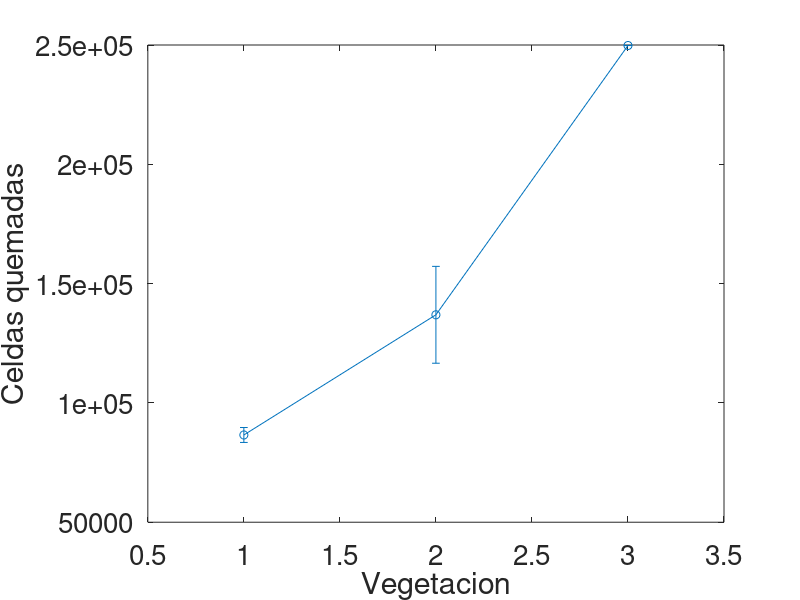
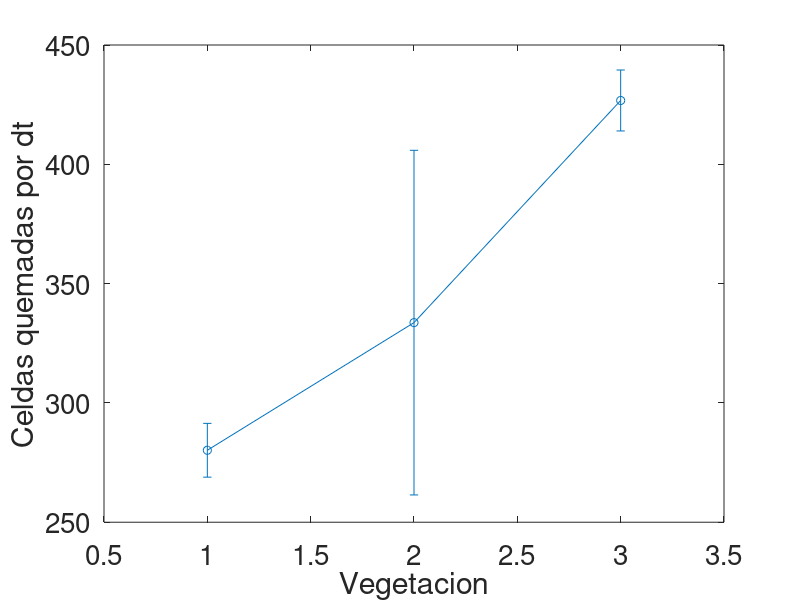

Reproduce these figures in MATLAB, in order.

figure(1)
ejex = [1, 2,  3];
ejey = [86563.3, 136932, 249786.67];

%plot(ejex,ejey, "marker", 'o',"linestyle", "-", "color", "black", "linewidth", 1);
error = [3125.8, 20296.1,  20.59935274];
%figure(6)
errorbar(ejex,ejey, error, 'o-');
%hold off;

xlabel ("Vegetacion", "fontsize", 20);
ylabel("Celdas quemadas", "fontsize", 20);
set(gca, 'FontSize', 20)
hold on; 

figure(2)
ejex = [1, 2,  3];
ejey = [280.16, 333.65, 426.75];

%plot(ejex,ejey, "marker", 'o',"linestyle", "-", "color", "black", "linewidth", 1);
error = [11.27, 72.22,  12.77];
%figure(6)
errorbar(ejex,ejey, error, 'o-');
%hold off;

xlabel ("Vegetacion", "fontsize", 20);
ylabel("Celdas quemadas por dt", "fontsize", 20);
set(gca, 'FontSize', 20)
hold on; 
